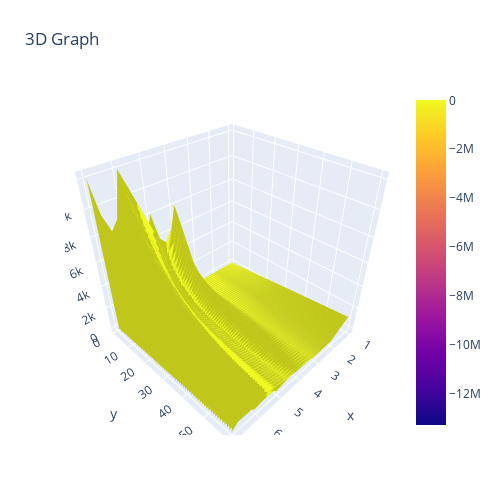

The notebook cell saved with this chart:
### Code cell
import plotly.graph_objects as go
import plotly.express as px
import pandas as pd
import plotly.io as pio
import numpy as np

data = pd.read_csv("CNN_time_threshold_analysis_results.csv")
z = data.values
sh_0, sh_1 = z.shape
print(z.shape)
x, y = np.linspace(1, 10, num=10), np.linspace(1, 60, num=sh_0)
fig = go.Figure(data=[go.Surface(z=z, x=x, y=y)])
fig.update_layout(title=dict(text='3D Graph'), autosize=False,
                  width=500, height=500,
                  margin=dict(l=65, r=50, b=65, t=90))
fig.show()

### Figure 1 — Plotly figure (JSON) as saved in the notebook; plotly's stock layout.template omitted (floating-point values rounded to 4 significant figures; data arrays with more than 128 entries replaced by an {"elided": "..."} marker saying what was removed)
{"data": [{"type": "surface", "x": [1, 2, 3, 4, 5, 6, 7, 8, 9, 10], "y": {"elided": "1140 float values"}, "z": {"elided": "1140x19 float values"}}], "layout": {"autosize": false, "height": 500, "margin": {"b": 65, "l": 65, "r": 50, "t": 90}, "title": {"text": "3D Graph"}, "width": 500}}
